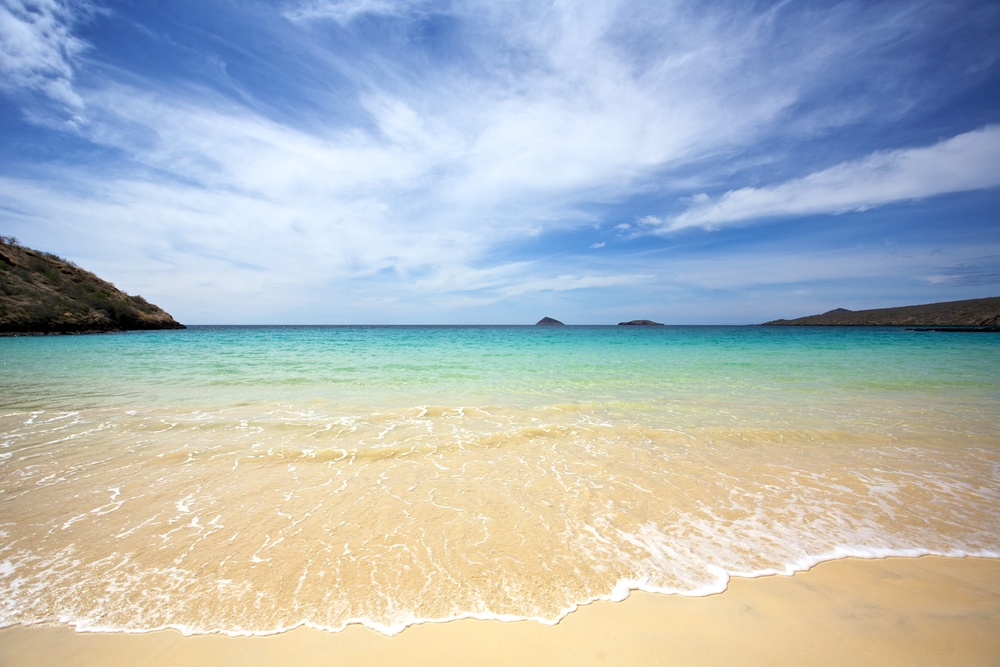
#> input picture image_processing/25.jpg, 1000 x 667 px, shrunk from 4368 x 2912 before the run
$ python masking2.py --image 25.jpg
#> lines starting #> are read from the running program, lines starting #| are printed output that depends on the picture; after the words box and inside, x2 and y2 are one past the last pixel; in counts of white or black regions, pixels touching at a corner belong together
# masking2.py
import numpy as np
import cv2
import argparse

ap = argparse.ArgumentParser()
ap.add_argument("-i", "--image", required=True, help="Path to image")
args = vars(ap.parse_args())
print(args)
# image.
image = cv2.imread(args['image'])
#> image is the input picture: shape (667, 1000, 3); mean B, G, R 188.8, 184.7, 175.1
cv2.imshow("Original Image", image)
mask = np.zeros(image.shape[:2], dtype="uint8")
cx, cy = image.shape[1] // 2, image.shape[0] // 2
#> cx = 500; cy = 333
cv2.circle(mask, (cx, cy), 200, 255, -1)
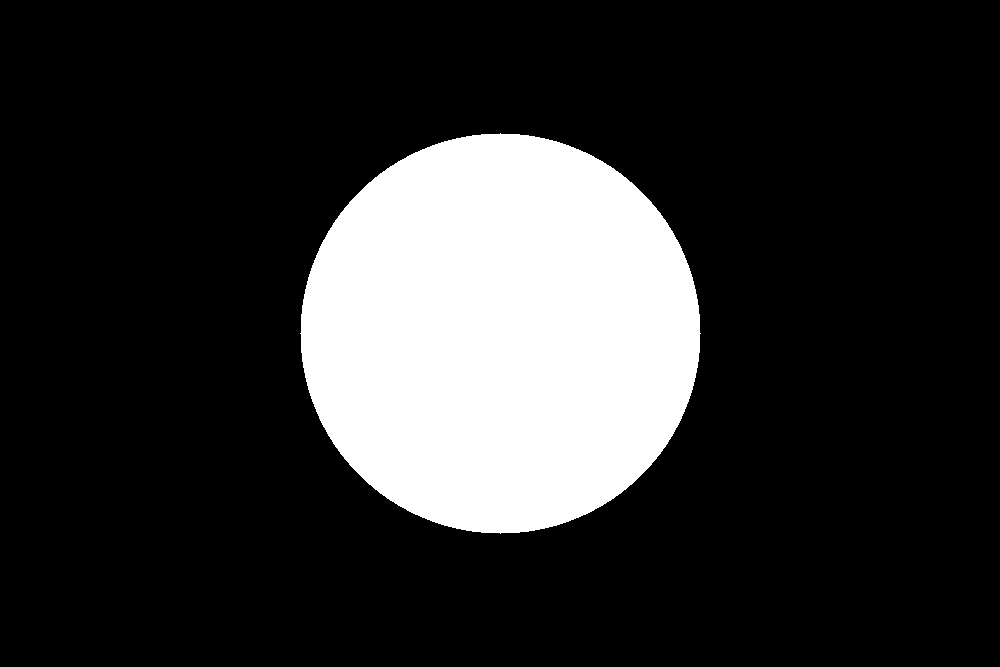
#> mask: shape (667, 1000); 18.8% white; 1 white region, box (x1, y1, x2, y2) and area: (300, 133, 701, 534) 125629
cv2.imshow("Mask", mask)
# wrap up.
masked = cv2.bitwise_and(image, image, mask=mask)
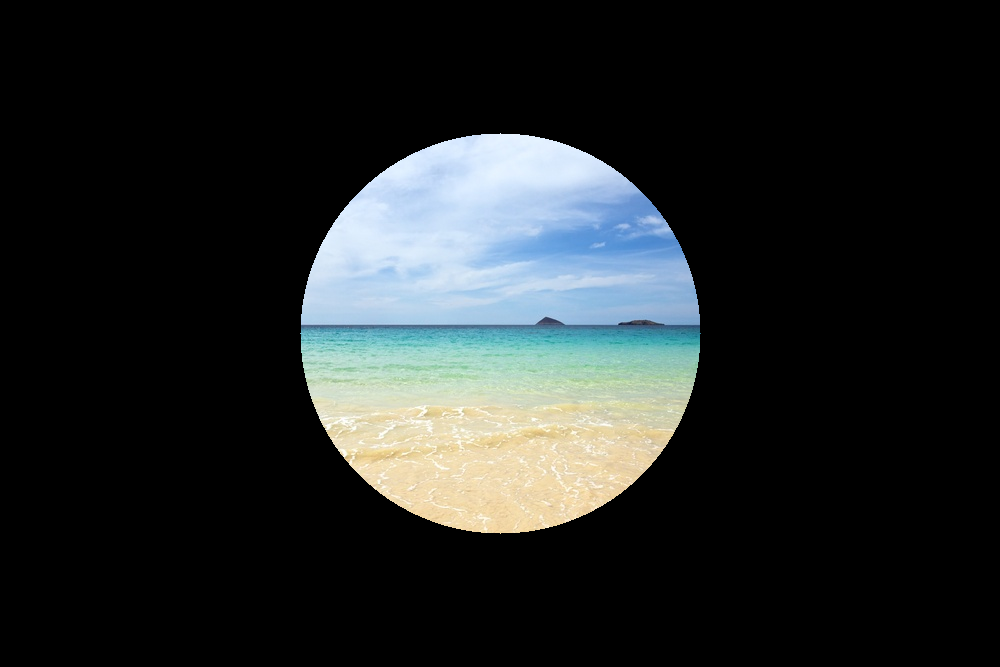
#> masked: shape (667, 1000, 3); mean B, G, R 39.3, 39.1, 35.3
cv2.imshow("Masked Image", masked)


cv2.waitKey(0)

$ run again, on image_processing/88.jpg
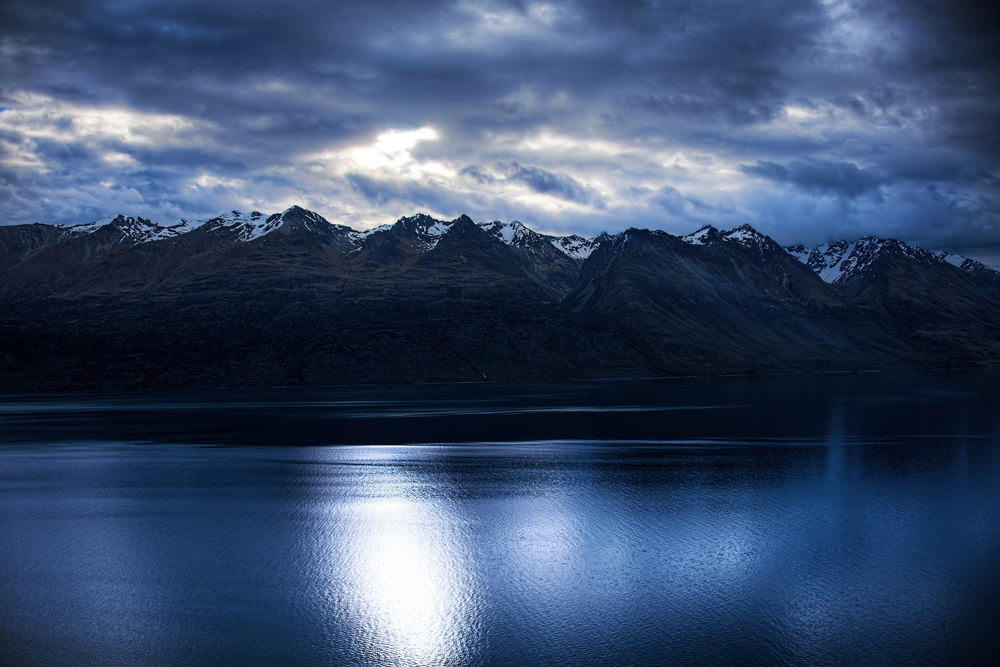
#> input picture image_processing/88.jpg, 1000 x 667 px, shrunk from 3000 x 2000 before the run
#> image is the input picture: shape (667, 1000, 3); mean B, G, R 106.6, 76, 57.2
#> mask: shape (667, 1000); 18.8% white; 1 white region, box (x1, y1, x2, y2) and area: (300, 133, 701, 534) 125629
#> `masked = cv2.bitwise_and(image, image, mask=mask)`:
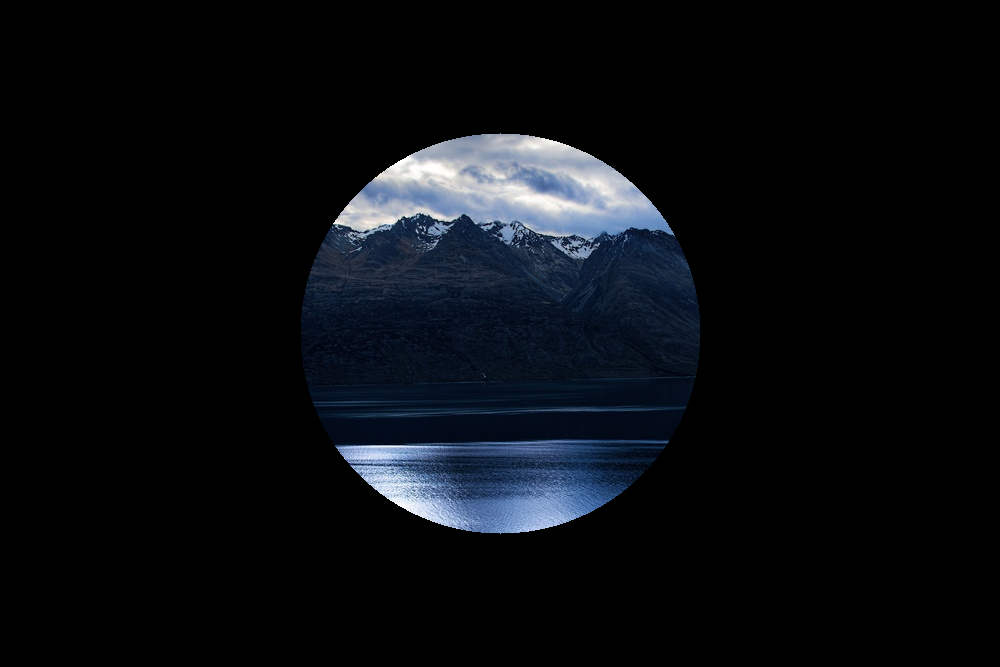
#> masked: shape (667, 1000, 3); mean B, G, R 16.5, 12.5, 9.8
